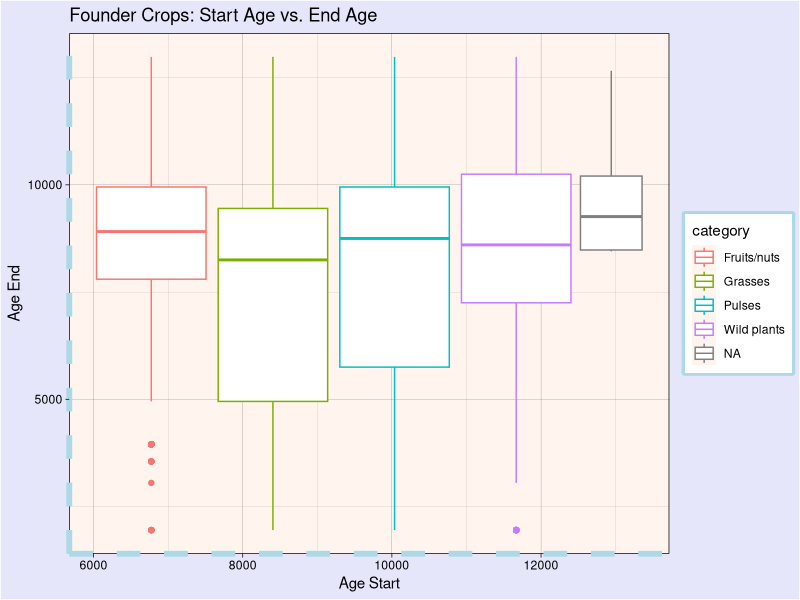

Here is the R script that generated this plot:
## ---- chunk 1
knitr::opts_chunk$set(echo = TRUE,
                      fig.path = "../output/")
## ---- chunk 2
library(here)
library(tidyverse)
library(ggplot2)
## ---- chunk 3
founder_crops <- read_csv(here("TidyTuesday 8","Data","founder_crops.csv"))
View(founder_crops)
## ---- chunk 4
founder_crops %>% # data used 
  ggplot(aes(x = age_start,
             y = age_end,
             color = category)) +
  geom_boxplot() + #type of graph 
  labs( x = "Age Start", # axis titles 
        y = "Age End",
        title = "Founder Crops: Start Age vs. End Age") +
  theme_linedraw()+ # theme 
  theme(legend.box.background = element_rect(color = "lightblue", size = 2)) +# add box around legend 
  theme(axis.line = element_line(size = 2, colour = "lightblue", linetype = 2)) + # change axis line color 
  theme(panel.background = element_rect(fill = "seashell" ))+ # change panel background
  theme(plot.background = element_rect(fill = "lavender")) # change plot background 

